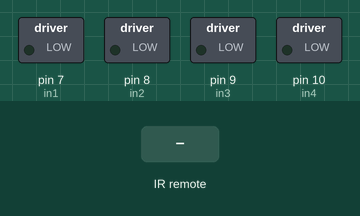
A sketch run on a simulated Arduino Uno, built with avr-gcc and run on an emulated ATmega328P. Shown: switched loads named in the sketch (green lamp = pin HIGH). Inputs (shaded band) come from the test bench.

Above: at 1.2 s.
1.3 s: infrared code 0x1FE10EF received
At 2.0 s:
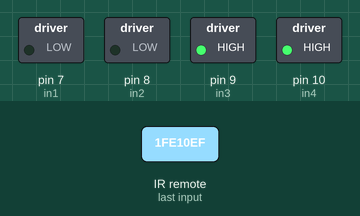
2.8 s: infrared code 0x1FE08F7 received
At 3.2 s:
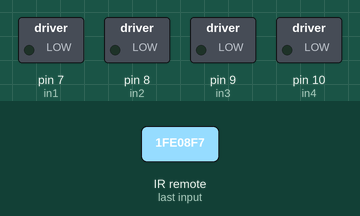
Timing chart, 0 to 5.8 s (numbered marks = the images above; inputs shaded):
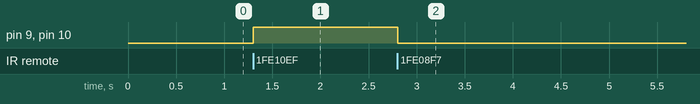

Measured:
- after the input at 1.3 s, pin 9 (in3), pin 10 (in4): LOW → HIGH at once
- after the input at 2.8 s, pin 9 (in3), pin 10 (in4): HIGH → LOW at once

The sketch:

Robot_INFRARED.ino
```cpp
//------------------------------------------------------
//PROGRAMA: Robot_INFRARED.ino (Arduino UNO rev3)
//Autor: Enrique Rodriguez Vela (enero-2018)
//Descripción: Encendido de led infrarrojo
//Modulos usados: KY-022 INFRARED
//-------------------------------------------------------
#include <IRremote.h>

const int RECV_PIN = 2;
IRrecv irrecv(RECV_PIN);
decode_results results;

int in1 = 7;
int in2 = 8;
int in3 = 9;
int in4 = 10;


void setup(){
  irrecv.enableIRIn();
  irrecv.blink13(true);
  pinMode( in1, OUTPUT);
  pinMode( in2, OUTPUT);
  pinMode( in3, OUTPUT);
  pinMode( in4, OUTPUT);
}

void loop(){
    if (irrecv.decode(&results)){

        switch(results.value){
          case 0x1FE10EF: //Keypad button "5"
          digitalWrite(in1, LOW);
          digitalWrite(in4, HIGH);
          digitalWrite(in2, LOW);
          digitalWrite(in3, HIGH);
          }

        switch(results.value){
          case 0x1FE08F7: //Keypad button "2"
          digitalWrite(in1, LOW);
          digitalWrite(in4, LOW);
          digitalWrite(in2, LOW);
          digitalWrite(in3, LOW);
          }
        irrecv.resume();
    }
     delay (100); // small delay to prevent reading errors
}
```
